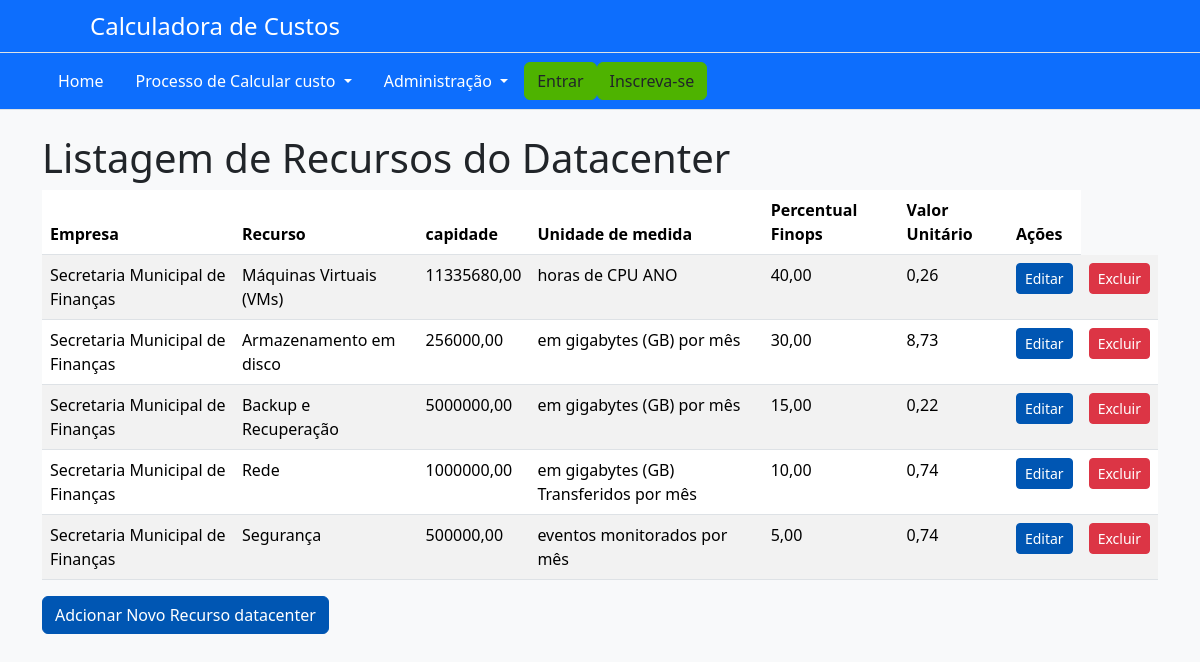
The page /listarecursodatacenter/ on the database as committed earlier.
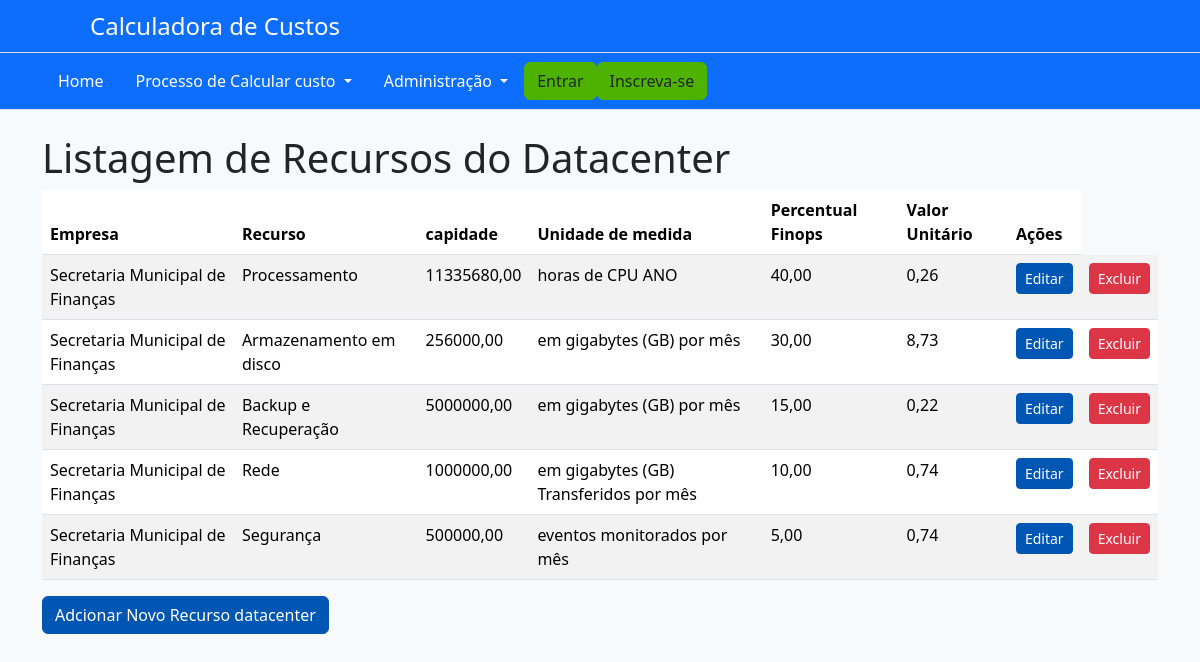
The same page on the database as committed later.
### AppCalculadora/models.py (models this page shows, shortened)
class RecursoDataCenter(models.Model):
    empresa = models.ForeignKey('Empresa', on_delete=models.CASCADE, related_name='Empresa', null=True, blank=True, default=None)
    recurso = models.ForeignKey('Recurso', on_delete=models.CASCADE, related_name='Recurso', null=True, blank=True, default=None)
    valor = models.DecimalField(max_digits=12, decimal_places=2, verbose_name="Valor Anual", default=0.00)
    detalhe = models.CharField(max_length=255, verbose_name="Unidade de Medida")
    percentual_finops = models.DecimalField(max_digits=5, decimal_places=2, default=0.00)
    custo_total_aplicado = models.DecimalField(max_digits=12, decimal_places=2, default=0.00)
    valor_unitario = models.DecimalField(max_digits=12, decimal_places=2, default=0.00)

class Recurso(models.Model):
    UNIDADE_MEDIDA_CHOICES = [
        ('núcleos de CPU', 'núcleos de CPU'),
        ('em gigabytes (GB)', 'em gigabytes (GB) '),
        ('em gigabytes (GB) Transferidos', 'em gigabytes (GB) Transferidos'),
        ('eventos monitorados', 'eventos monitorados'),
    ]
    tipo_recurso = models.ForeignKey(TipoRecurso, on_delete=models.CASCADE)
    descricao = models.CharField(max_length=255)
    detalhes = models.TextField()
    unidade_medida = models.CharField(
        max_length=255,
        choices=UNIDADE_MEDIDA_CHOICES,
        default='núcleos de CPU',
    )

class Empresa(models.Model):
    nome = models.CharField(max_length=255)
    endereco = models.CharField(max_length=255)
    telefone = models.CharField(max_length=20)
    email = models.EmailField(max_length=255)
    website = models.CharField(max_length=255)

### AppCalculadora/views.py (the view)
# urls.py: path('listarecursodatacenter/', views.listar_recurso_datacenter, name='listarRecursoDatacenter'),
def listar_recurso_datacenter(request):
    empresa_id = request.GET.get('empresa')
    if empresa_id:
        recursosDataCenter = RecursoDataCenter.objects.filter(empresa__id=empresa_id)
    else:
        recursosDataCenter = RecursoDataCenter.objects.all()
    return render(request, 'recursodatacenter/listar_recurso_datacenter.html', {'recursosDataCenter': recursosDataCenter})

### AppCalculadora/templates/recursodatacenter/listar_recurso_datacenter.html
{% extends 'base.html' %}
{% block content %}
<div class="container">
    <h1 class="page-title">Listagem de Recursos do Datacenter</h1>
    <table class="table table-striped">
        <thead>
            <tr>
                <th>Empresa</th>
                <th>Recurso</th>
                <th>capidade</th>
                <th>Unidade de medida</th>
                <th>Percentual Finops</th>
                <th>Valor Unitário</th>
                <th>Ações</th>
            </tr>
        </thead>
        <tbody>
            {% for recursoDataCenter in recursosDataCenter %}
            <tr>
                <td>{{ recursoDataCenter.empresa.nome }}</td>
                <td>{{ recursoDataCenter.recurso.descricao }}</td>
                <td>{{ recursoDataCenter.valor }}</td>
                <td>{{ recursoDataCenter.detalhe }}</td>
                <td>{{ recursoDataCenter.percentual_finops }}</td>
                <td>{{ recursoDataCenter.valor_unitario }}</td>
                <td>
                    <a href="{% url 'editarRecursoDatacenter' recursoDataCenter.pk %}" class="btn btn-primary btn-sm">Editar</a>
                </td>
                <td>
                    <a href="{% url 'excluirRecursoDatacenter' recursoDataCenter.pk %}" class="btn btn-danger btn-sm">Excluir</a>
                </td>
            </tr>
            {% endfor %}
        </tbody>
    </table>
    <a href="{% url 'cadastrarRecursoDatacenter' %}" class="btn btn-primary">Adcionar Novo Recurso datacenter </a>
</div>
{% endblock %}

Rows that differ between the two databases and show on the page:
changed through a linked row, RecursoDataCenter "horas de CPU ANO": recurso.descricao "Máquinas Virtuais (VMs)" → "Processamento"
